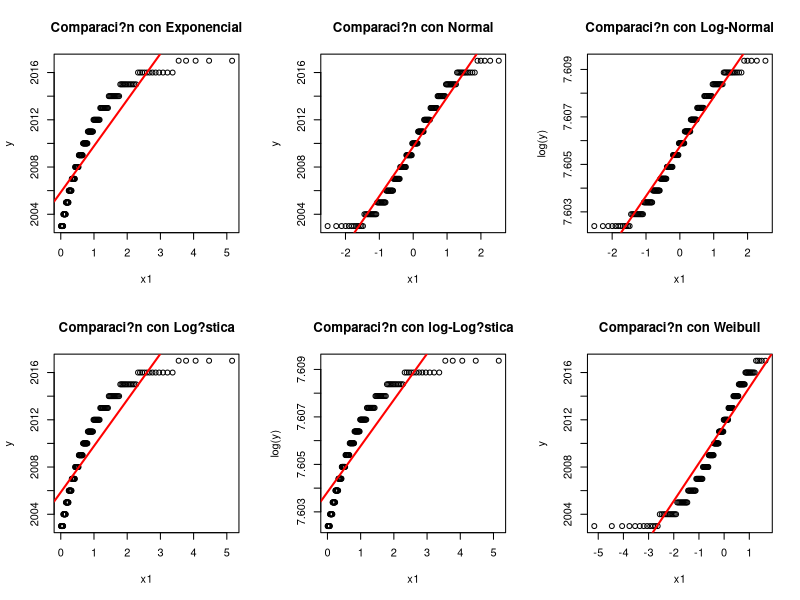
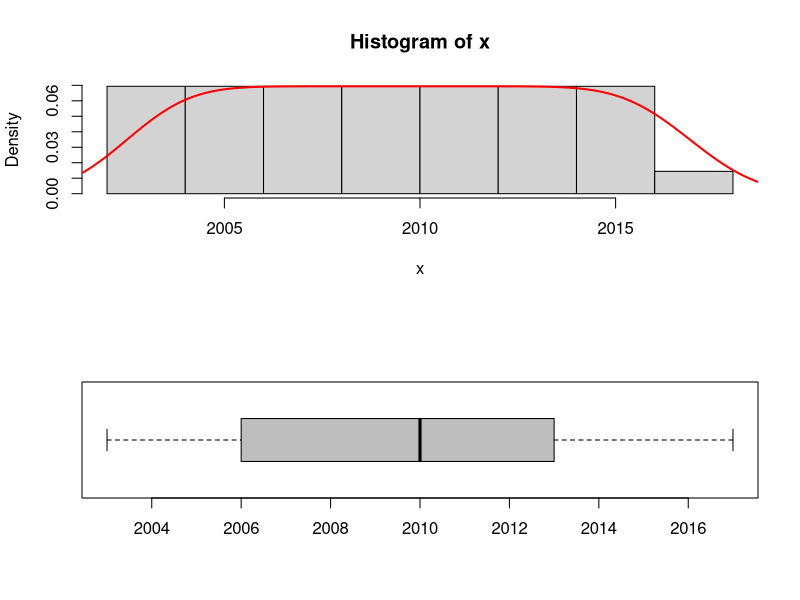

These figures' R source, in order: (Note: this script raises an error after producing the figures.)
base = read.table("TAREA2.txt", dec=",", header=TRUE)
#base2 = read.table("TAREA2.txt", dec = ",", header = FALSE)
#variables = base2[1,]
setwd("/home/felipe/Escritorio/UC/Quinto_semestre/Proba/T2/")
head(base)
desempleo = base$DESEMPLEO
pib = base$PIB
año = base$AÑO
mes = base$MES
tiempo = base$TIEMPO
tasa = base$TASA_HIP
imacec = base$IMACEC
bcu = base$BCU1
ba.normal = function(Y, breaks = NULL){
  ## Requiere cargar libreria MASS
  aux1 = as.vector(fitdistr(Y, "normal")$estimate)
  aux2 = hist(Y, plot = F)
  if(is.null(breaks) == 0){
    aux2 = hist(Y, plot = F, breaks = breaks)
  }
  O = aux2$count
  k = length(O)
  q = c(-Inf, aux2$breaks[2:k], Inf)
  p = diff(pnorm(q, mean = aux1[1], sd = aux1[2]))
  n = length(Y)
  E = n * p
  X.1 = sum((O-E)^2/E)
  valor.p = 1 - pchisq(X.1, df = k - 1 - 2)
  list("Estadistico" = X.1, "valor.p" = valor.p)
}

Skewness=function(x){
  n=length(x)
  sum((x-mean(x))^3/n)/sd(x)^(3)
}
Kurtosis=function(x){
  n=length(x)
  sum((x-mean(x))^4/n)/sd(x)^(4)-3
}
recta=function(x,modelo="normal"){
  y=sort(x)
  N=length(y)
  p=(1:N)/(N+1)
  if (modelo=="exp"){
    x1=-log(1-p)
    plot(y~x1,main = "Comparaci?n con Exponencial")
    linea=lm(y~x1)$coef
    abline(linea,col="red",lwd=2)
    alpha=linea[1]
    lambda=1/linea[2]
    a=c(alpha,lambda)
    a
  }
  else{
    if(modelo=="normal"){
      x1=qnorm(p)
      plot(y~x1,main = "Comparaci?n con Normal")
      linea=lm(y~x1)$coef
      abline(linea,col="red",lwd=2)
      mu=linea[1]
      sigma=linea[2]
      a=c(mu,sigma)
      a
    }
    else{
      if(modelo=="log-normal"){
        x1=qnorm(p)
        plot(log(y)~x1,main = "Comparaci?n con Log-Normal")
        linea=lm(log(y)~x1)$coef
        abline(linea,col="red",lwd=2)
        lambda=linea[1]
        zeta=linea[2]
        a=c(lambda,zeta)
        a
      }
      else{
        if(modelo=="logistica"){
          x1=log(1/(1-p))
          plot(y~x1,main = "Comparaci?n con Log?stica")
          linea=lm(y~x1)$coef
          abline(linea,col="red",lwd=2)
        }
        else{
          if(modelo=="log-logistica"){
            x1=log(1/(1-p))
            plot(log(y)~x1,main = "Comparaci?n con log-Log?stica")
            linea=lm(log(y)~x1)$coef
            abline(linea,col="red",lwd=2)
            mu=linea[1]
            sigma=linea[2]
            a=c(mu,sigma)
            a
          }
          else{
            if(modelo=="weibull"){
              x1=log(-log(1-p))
              plot(y~x1,main = "Comparaci?n con Weibull")
              linea=lm(y~x1)$coef
              abline(linea,col="red",lwd=2)
              nu=exp(linea[1])
              beta=1/linea[2]
              a=c(nu,beta)
              a
            }
          }
        }
      }
    }
  }
  
}
histplot=function(x,outline = TRUE){
  par(mfrow=c(2,1))
  hist(x,freq = FALSE)
  lines(density(x),col="red",lwd=2)
  boxplot(x,outline = outline,horizontal = TRUE,col = "grey")
}
descriptiva=function(x){
  a1=min(x)
  a2=quantile(x,0.25)
  a3=median(x)
  a4=mean(x)
  a5=quantile(x,0.75)
  a6=max(x)
  b=sd(x)
  c=Skewness(x)
  d=Kurtosis(x)
  Tabla=cbind(a1,a2,a3,a4,a5,a6,b,c,d)
  colnames(Tabla)=c("Min.","1st Qu.","Median","Mean","3rd Qu.","Max.","SD","Skewness","Kurtosis")
  rownames(Tabla)=c("")
  Tabla
}
ajustar_modelo=function(x){
  par(mfrow=c(2,3))
  param_exp=recta(x,"exp")
  param_norm=recta(x,"normal")
  param_lognorm=recta(x,"log-normal")
  param_logist=recta(x,"logistica")
  param_loglogist=recta(x,"log-logistica")
  param_weibull=recta(x,"weibull")
  a=cbind(param_exp,param_norm,param_lognorm,param_logist,param_loglogist,param_weibull)
  colnames(a)=c("exp","normal","log-normal","logist","log-logist","weibull")
  a
}
base_respaldo = base
vector = c()
nombres = c("año", "mes", "tiempo", "tasa", "desempleo", "imacec", "bcu", "pib")
n = length(nombres)
tablas = c()
#for (i in 1:n){
 # jpeg(paste("./plots/histplot_",nombres[i], ".jpg", sep = ""))
#  histplot(base[i])
#  dev.off()
#  tablas[i] = ajustar_modelo(base[i])
#  vector[i] = descriptiva(base[i])
#}

año=base$AÑO
jpeg(paste("./plots/histplot_",nombres[1], ".jpg", sep = ""))
histplot(año)
dev.off()
Tabla_año=ajustar_modelo(año)
f1=descriptiva(año)

mes=base$MES
jpeg(paste("./plots/histplot_",nombres[2], ".jpg", sep = ""))
histplot(mes)
dev.off()
Tabla_mes=ajustar_modelo(mes)
f2=descriptiva(mes)

tiempo=base$TIEMPO
jpeg(paste("./plots/histplot_",nombres[3], ".jpg", sep = ""))
histplot(tiempo)
dev.off()
Tabla_tiempo=ajustar_modelo(tiempo)
f3=descriptiva(tiempo)

tasa=base$TASA_HIP
jpeg(paste("./plots/histplot_",nombres[4], ".jpg", sep = ""))
histplot(tasa)
dev.off()
Tabla_tasa=ajustar_modelo(tasa)
f4=descriptiva(tasa)

desempleo=base$DESEMPLEO
jpeg(paste("./plots/histplot_",nombres[5], ".jpg", sep = ""))
histplot(desempleo)
dev.off()
Tabla_desempleo=ajustar_modelo(desempleo)
f5=descriptiva(desempleo)

imacec=base$IMACEC
jpeg(paste("./plots/histplot_",nombres[6], ".jpg", sep = ""))
histplot(imacec)
dev.off()
Tabla_imacec=ajustar_modelo(imacec)
f6=descriptiva(imacec)

bcu=base$BCU10
jpeg(paste("./plots/histplot_",nombres[7], ".jpg", sep = ""))
histplot(bcu)
dev.off()
Tabla_bcu=ajustar_modelo(bcu)
f7=descriptiva(bcu)

pib=base$PIB
jpeg(paste("./plots/histplot_",nombres[8], ".jpg", sep = ""))
histplot(pib)
dev.off()
Tabla_pib=ajustar_modelo(pib)
f8=descriptiva(pib)

Tabla = rbind(f1, f2, f3, f4, f5, f6, f7, f8)
rownames(Tabla) = nombres
Tabla

## Termino de parte descriptiva de variables

pairs(base)
modelo1 = lm(imacec~tasa)
modelo2 = lm(imacec~bcu)
modelo3 = lm(imacec~desempleo)
modelo4 = lm(imacec~pib)
summary(modelo1)$adj.r.squared
summary(modelo2)$adj.r.squared
summary(modelo3)$adj.r.squared
summary(modelo4)$adj.r.squared

aux = as.factor(mes)
modelo5 = lm(imacec~pib + aux)
summary(modelo5)
modelo6 = lm(imacec~pib + aux + bcu)
summary(modelo6)
